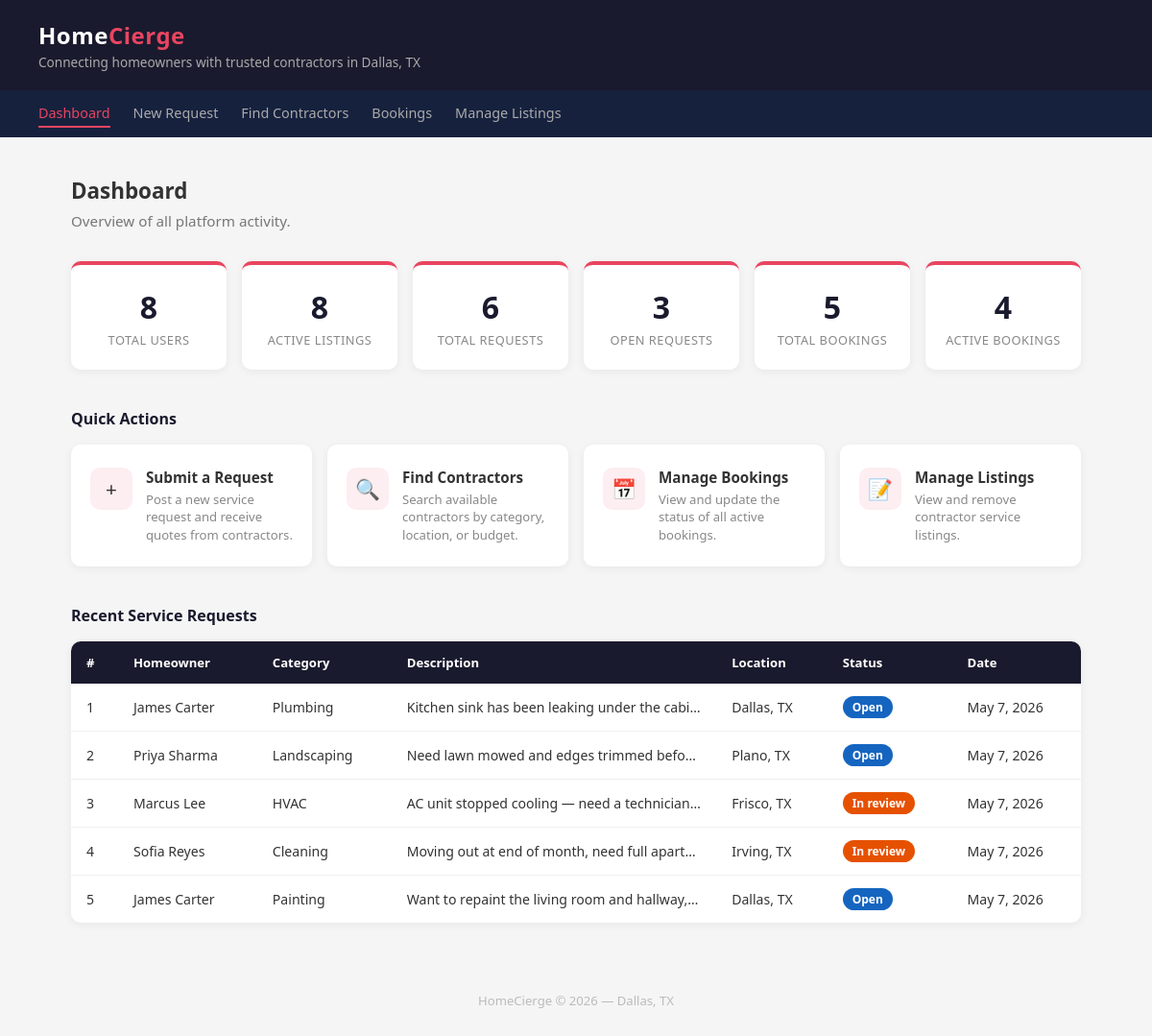
The page / on the database its author committed.
### tables this page shows
CREATE TABLE service_requests (
    request_id    INT AUTO_INCREMENT PRIMARY KEY,
    homeowner_id  INT NOT NULL,
    category_id   INT NOT NULL,
    description   TEXT NOT NULL,
    location      VARCHAR(150),
    status        ENUM('open', 'in_review', 'closed') DEFAULT 'open',
    created_at    DATETIME DEFAULT CURRENT_TIMESTAMP,

    CONSTRAINT fk_request_homeowner
        FOREIGN KEY (homeowner_id) REFERENCES users(user_id)
        ON DELETE CASCADE,

    CONSTRAINT fk_request_category
        FOREIGN KEY (category_id) REFERENCES service_categories(category_id)
        ON DELETE RESTRICT
);

CREATE TABLE service_categories (
    category_id   INT AUTO_INCREMENT PRIMARY KEY,
    name          VARCHAR(80)  NOT NULL UNIQUE,
    description   VARCHAR(255)
);

### index.php (the view, shortened to what this page needs)
<?php require 'db.php'; $conn = get_db();
$total_users       = $conn->query("SELECT COUNT(*) AS n FROM users")->fetch_assoc()['n'];
$total_requests    = $conn->query("SELECT COUNT(*) AS n FROM service_requests")->fetch_assoc()['n'];
$open_requests     = $conn->query("SELECT COUNT(*) AS n FROM service_requests WHERE status = 'open'")->fetch_assoc()['n'];
$total_bookings    = $conn->query("SELECT COUNT(*) AS n FROM bookings")->fetch_assoc()['n'];
$active_bookings   = $conn->query("SELECT COUNT(*) AS n FROM bookings WHERE status IN ('scheduled','in_progress')")->fetch_assoc()['n'];
$total_listings    = $conn->query("SELECT COUNT(*) AS n FROM service_listings WHERE status = 'active'")->fetch_assoc()['n'];
$recent_requests = $conn->query(
    "SELECT sr.request_id, sr.description, sr.location, sr.status, sr.created_at,
            sc.name AS category,
            CONCAT(u.first_name, ' ', u.last_name) AS homeowner
     FROM service_requests sr
     JOIN users u ON sr.homeowner_id = u.user_id
     JOIN service_categories sc ON sr.category_id = sc.category_id
     ORDER BY sr.created_at DESC
     LIMIT 5"
);
$status_colors = [
    'open'        => '#1565c0',
    'in_review'   => '#e65100',
    'closed'      => '#888',
    'scheduled'   => '#1565c0',
    'in_progress' => '#e65100',
    'completed'   => '#1a7a4a',
    'cancelled'   => '#888',
];
?>
<!DOCTYPE html>
<html lang="en">
<head>
</head>
<body>
<header>
    <div>
        <h1>Home<span>Cierge</span></h1>
        <p>Connecting homeowners with trusted contractors in Dallas, TX</p>
    </div>
</header>
<nav>
    <a href="index.php" class="active">Dashboard</a>
    <a href="insert.php">New Request</a>
    <a href="query.php">Find Contractors</a>
    <a href="update.php">Bookings</a>
    <a href="delete.php">Manage Listings</a>
</nav>
<div class="container">
    <div class="welcome">
        <h2>Dashboard</h2>
        <p>Overview of all platform activity.</p>
    </div>
    <div class="stats">
        <div class="stat-card">
            <div class="number"><?= $total_users ?></div>
            <div class="label">Total Users</div>
        </div>
        <div class="stat-card">
            <div class="number"><?= $total_listings ?></div>
            <div class="label">Active Listings</div>
        </div>
        <div class="stat-card">
            <div class="number"><?= $total_requests ?></div>
            <div class="label">Total Requests</div>
        </div>
        <div class="stat-card">
            <div class="number"><?= $open_requests ?></div>
            <div class="label">Open Requests</div>
        </div>
        <div class="stat-card">
            <div class="number"><?= $total_bookings ?></div>
            <div class="label">Total Bookings</div>
        </div>
        <div class="stat-card">
            <div class="number"><?= $active_bookings ?></div>
            <div class="label">Active Bookings</div>
        </div>
    </div>
    <p class="section-title">Quick Actions</p>
    <div class="quick-links">
        <a href="insert.php" class="quick-card">
            <div class="icon">+</div>
            <div>
                <h3>Submit a Request</h3>
                <p>Post a new service request and receive quotes from contractors.</p>
            </div>
        </a>
        <a href="query.php" class="quick-card">
            <div class="icon">&#128269;</div>
            <div>
                <h3>Find Contractors</h3>
                <p>Search available contractors by category, location, or budget.</p>
            </div>
        </a>
        <a href="update.php" class="quick-card">
            <div class="icon">&#128197;</div>
            <div>
                <h3>Manage Bookings</h3>
                <p>View and update the status of all active bookings.</p>
            </div>
        </a>
        <a href="delete.php" class="quick-card">
            <div class="icon">&#128221;</div>
            <div>
                <h3>Manage Listings</h3>
                <p>View and remove contractor service listings.</p>
            </div>
        </a>
    </div>
    <p class="section-title">Recent Service Requests</p>
    <table>
        <thead>
            <tr>
                <th>#</th>
                <th>Homeowner</th>
                <th>Category</th>
                <th>Description</th>
                <th>Location</th>
                <th>Status</th>
                <th>Date</th>
            </tr>
        </thead>
        <tbody>
            <?php while ($row = $recent_requests->fetch_assoc()):
                $color = $status_colors[$row['status']] ?? '#888';
            ?>
            <tr>
                <td><?= $row['request_id'] ?></td>
                <td><?= htmlspecialchars($row['homeowner']) ?></td>
                <td><?= htmlspecialchars($row['category']) ?></td>
                <td class="desc-cell"><?= htmlspecialchars($row['description']) ?></td>
                <td><?= htmlspecialchars($row['location']) ?></td>
                <td><span class="badge" style="background:<?= $color ?>"><?= ucfirst(str_replace('_',' ',$row['status'])) ?></span></td>
                <td><?= date('M j, Y', strtotime($row['created_at'])) ?></td>
            </tr>
            <?php endwhile; ?>
        </tbody>
    </table>
</div>
<footer>HomeCierge &copy; <?= date('Y') ?> &mdash; Dallas, TX</footer>
</body>
</html>

### index.php (style rules this page uses)
* { box-sizing: border-box; margin: 0; padding: 0; }
body { font-family: 'Segoe UI', sans-serif; background: #f5f5f5; color: #333; }
header { background: #1a1a2e; color: #fff; padding: 20px 40px; display: flex; align-items: center; justify-content: space-between; }
header h1 { font-size: 1.5rem; font-weight: 700; letter-spacing: 0.5px; }
header span { color: #e94560; }
header p { font-size: 0.85rem; color: #aaa; margin-top: 2px; }
nav { background: #16213e; padding: 10px 40px; display: flex; gap: 24px; }
nav a { color: #aaa; text-decoration: none; font-size: 0.9rem; padding: 4px 0; }
nav a:hover, nav a.active { color: #e94560; border-bottom: 2px solid #e94560; }
.container { max-width: 1100px; margin: 40px auto; padding: 0 24px; }
.welcome { margin-bottom: 32px; }
.welcome h2 { font-size: 1.4rem; margin-bottom: 6px; }
.welcome p { color: #777; font-size: 0.95rem; }
.stats { display: grid; grid-template-columns: repeat(auto-fill, minmax(160px, 1fr)); gap: 16px; margin-bottom: 40px; }
.stat-card { background: #fff; border-radius: 10px; padding: 22px 18px; box-shadow: 0 2px 10px rgba(0,0,0,0.06); text-align: center; border-top: 4px solid #e94560; }
.stat-card .number { font-size: 2rem; font-weight: 700; color: #1a1a2e; }
.stat-card .label { font-size: 0.8rem; color: #888; margin-top: 4px; text-transform: uppercase; letter-spacing: 0.5px; }
.section-title { font-size: 1rem; font-weight: 700; margin-bottom: 16px; color: #1a1a2e; }
.quick-links { display: grid; grid-template-columns: repeat(auto-fill, minmax(220px, 1fr)); gap: 16px; margin-bottom: 40px; }
.quick-card { background: #fff; border-radius: 10px; padding: 24px 20px; box-shadow: 0 2px 10px rgba(0,0,0,0.06); text-decoration: none; color: #333; transition: transform 0.15s, box-shadow 0.15s; display: flex; align-items: flex-start; gap: 14px; }
.quick-card .icon { width: 44px; height: 44px; border-radius: 10px; background: #fdeef1; display: flex; align-items: center; justify-content: center; font-size: 1.3rem; flex-shrink: 0; }
.quick-card h3 { font-size: 0.95rem; margin-bottom: 4px; }
.quick-card p { font-size: 0.82rem; color: #888; line-height: 1.4; }
table { width: 100%; border-collapse: collapse; background: #fff; border-radius: 10px; overflow: hidden; box-shadow: 0 2px 10px rgba(0,0,0,0.06); }
thead { background: #1a1a2e; color: #fff; }
thead th { padding: 13px 16px; text-align: left; font-size: 0.82rem; font-weight: 600; }
tbody td { padding: 13px 16px; font-size: 0.88rem; border-bottom: 1px solid #f0f0f0; }
tbody tr:last-child td { border-bottom: none; }
.badge { display: inline-block; padding: 3px 10px; border-radius: 20px; font-size: 0.75rem; font-weight: 700; color: #fff; }
.desc-cell { max-width: 280px; white-space: nowrap; overflow: hidden; text-overflow: ellipsis; }
footer { text-align: center; padding: 32px; color: #bbb; font-size: 0.82rem; margin-top: 20px; }

### rows shown on the page
service_requests: request_id "1", homeowner "James Carter", category.name "Plumbing", description "Kitchen sink has been leaking under the cabi…", location "Dallas, TX", status "Open", created_at "May 7, 2026"
service_requests: request_id "2", homeowner "Priya Sharma", category.name "Landscaping", description "Need lawn mowed and edges trimmed befo…", location "Plano, TX", status "Open", created_at "May 7, 2026"
service_requests: request_id "3", homeowner "Marcus Lee", category.name "HVAC", description "AC unit stopped cooling — need a technicia…", location "Frisco, TX", status "In review", created_at "May 7, 2026"
service_requests: request_id "4", homeowner "Sofia Reyes", category.name "Cleaning", description "Moving out at end of month, need full apart…", location "Irving, TX", status "In review", created_at "May 7, 2026"
service_requests: request_id "5", homeowner "James Carter", category.name "Painting", description "Want to repaint the living room and hallway,…", location "Dallas, TX", status "Open", created_at "May 7, 2026"

### other values the page prints
$total_users "8"
$total_listings "8"
$total_requests "6"
$open_requests "3"
$total_bookings "5"
$active_bookings "4"
